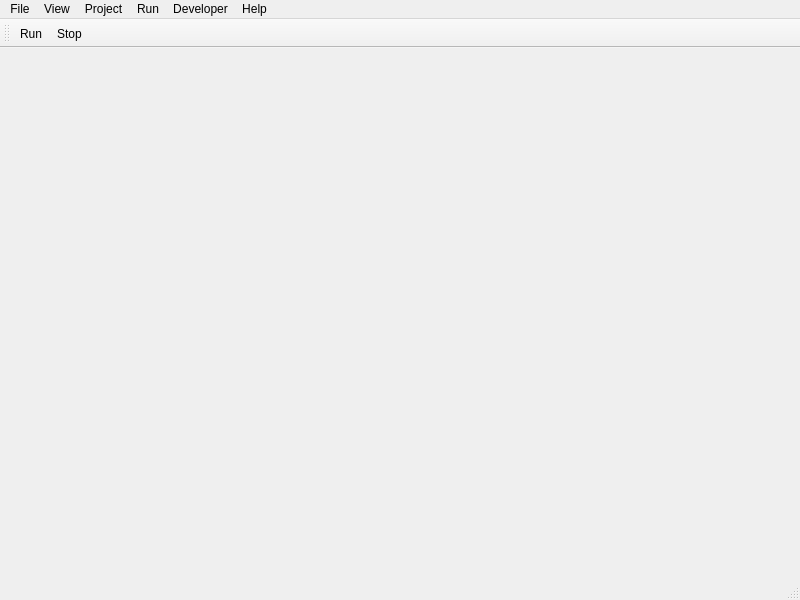
<?xml version="1.0" encoding="UTF-8"?>
<ui version="4.0">
 <class>MainWindow</class>
 <widget class="QMainWindow" name="MainWindow">
  <property name="geometry">
   <rect>
    <x>0</x>
    <y>0</y>
    <width>800</width>
    <height>600</height>
   </rect>
  </property>
  <property name="windowTitle">
   <string>MainWindow</string>
  </property>
  <widget class="QWidget" name="centralwidget"/>
  <widget class="QMenuBar" name="menubar">
   <property name="geometry">
    <rect>
     <x>0</x>
     <y>0</y>
     <width>800</width>
     <height>26</height>
    </rect>
   </property>
   <widget class="QMenu" name="menuFile">
    <property name="title">
     <string>File</string>
    </property>
    <widget class="QMenu" name="menuRecent_Projects">
     <property name="title">
      <string>Recent Projects</string>
     </property>
    </widget>
    <addaction name="actionNew_Project"/>
    <addaction name="actionOpen_Project"/>
    <addaction name="actionSave_Project"/>
    <addaction name="actionSave_Project_As"/>
    <addaction name="separator"/>
    <addaction name="menuRecent_Projects"/>
    <addaction name="separator"/>
    <addaction name="actionExamples"/>
    <addaction name="separator"/>
    <addaction name="actionExit"/>
   </widget>
   <widget class="QMenu" name="menuProject">
    <property name="title">
     <string>Project</string>
    </property>
   </widget>
   <widget class="QMenu" name="menuRun">
    <property name="title">
     <string>Run</string>
    </property>
    <addaction name="actionRun"/>
    <addaction name="actionStop"/>
   </widget>
   <widget class="QMenu" name="menuDeveloper">
    <property name="title">
     <string>Developer</string>
    </property>
    <addaction name="actionTest_Module_Interface"/>
    <addaction name="actionUpdate_auto_h_files_for_all_modules"/>
   </widget>
   <widget class="QMenu" name="menuHelp">
    <property name="title">
     <string>Help</string>
    </property>
    <addaction name="actionAbout"/>
   </widget>
   <widget class="QMenu" name="menuView">
    <property name="title">
     <string>View</string>
    </property>
    <addaction name="actionShow_Component_Names"/>
   </widget>
   <addaction name="menuFile"/>
   <addaction name="menuView"/>
   <addaction name="menuProject"/>
   <addaction name="menuRun"/>
   <addaction name="menuDeveloper"/>
   <addaction name="menuHelp"/>
  </widget>
  <widget class="QStatusBar" name="statusbar"/>
  <widget class="QToolBar" name="toolBar">
   <property name="windowTitle">
    <string>toolBar</string>
   </property>
   <attribute name="toolBarArea">
    <enum>TopToolBarArea</enum>
   </attribute>
   <attribute name="toolBarBreak">
    <bool>false</bool>
   </attribute>
   <addaction name="actionRun"/>
   <addaction name="actionStop"/>
  </widget>
  <action name="actionNew_Project">
   <property name="text">
    <string>New Project</string>
   </property>
   <property name="shortcut">
    <string>Ctrl+N</string>
   </property>
  </action>
  <action name="actionOpen_Project">
   <property name="text">
    <string>Open Project...</string>
   </property>
   <property name="shortcut">
    <string>Ctrl+O</string>
   </property>
  </action>
  <action name="actionSave_Project">
   <property name="text">
    <string>Save Project</string>
   </property>
   <property name="shortcut">
    <string>Ctrl+S</string>
   </property>
  </action>
  <action name="actionSave_Project_As">
   <property name="text">
    <string>Save Project As...</string>
   </property>
   <property name="shortcut">
    <string>Ctrl+Shift+S</string>
   </property>
  </action>
  <action name="actionExamples">
   <property name="text">
    <string>Examples...</string>
   </property>
  </action>
  <action name="actionExit">
   <property name="text">
    <string>Exit</string>
   </property>
  </action>
  <action name="actionTest_Module_Interface">
   <property name="text">
    <string>Test Module Interface...</string>
   </property>
  </action>
  <action name="actionUpdate_auto_h_files_for_all_modules">
   <property name="text">
    <string>Update auto.h files for all modules</string>
   </property>
  </action>
  <action name="actionAbout">
   <property name="text">
    <string>About...</string>
   </property>
  </action>
  <action name="actionRun">
   <property name="icon">
    <iconset resource="../xclu.qrc">
     <normaloff>:/builtin_resources/themes/Integrid/icons/run.png</normaloff>:/builtin_resources/themes/Integrid/icons/run.png</iconset>
   </property>
   <property name="text">
    <string>Run</string>
   </property>
  </action>
  <action name="actionStop">
   <property name="icon">
    <iconset resource="../xclu.qrc">
     <normaloff>:/builtin_resources/themes/Integrid/icons/stop.png</normaloff>:/builtin_resources/themes/Integrid/icons/stop.png</iconset>
   </property>
   <property name="text">
    <string>Stop</string>
   </property>
  </action>
  <action name="actiona">
   <property name="text">
    <string>a</string>
   </property>
  </action>
  <action name="actionShow_Component_Names">
   <property name="checkable">
    <bool>true</bool>
   </property>
   <property name="text">
    <string>Show Components Names</string>
   </property>
  </action>
 </widget>
 <resources>
  <include location="../xclu.qrc"/>
 </resources>
 <connections/>
</ui>
